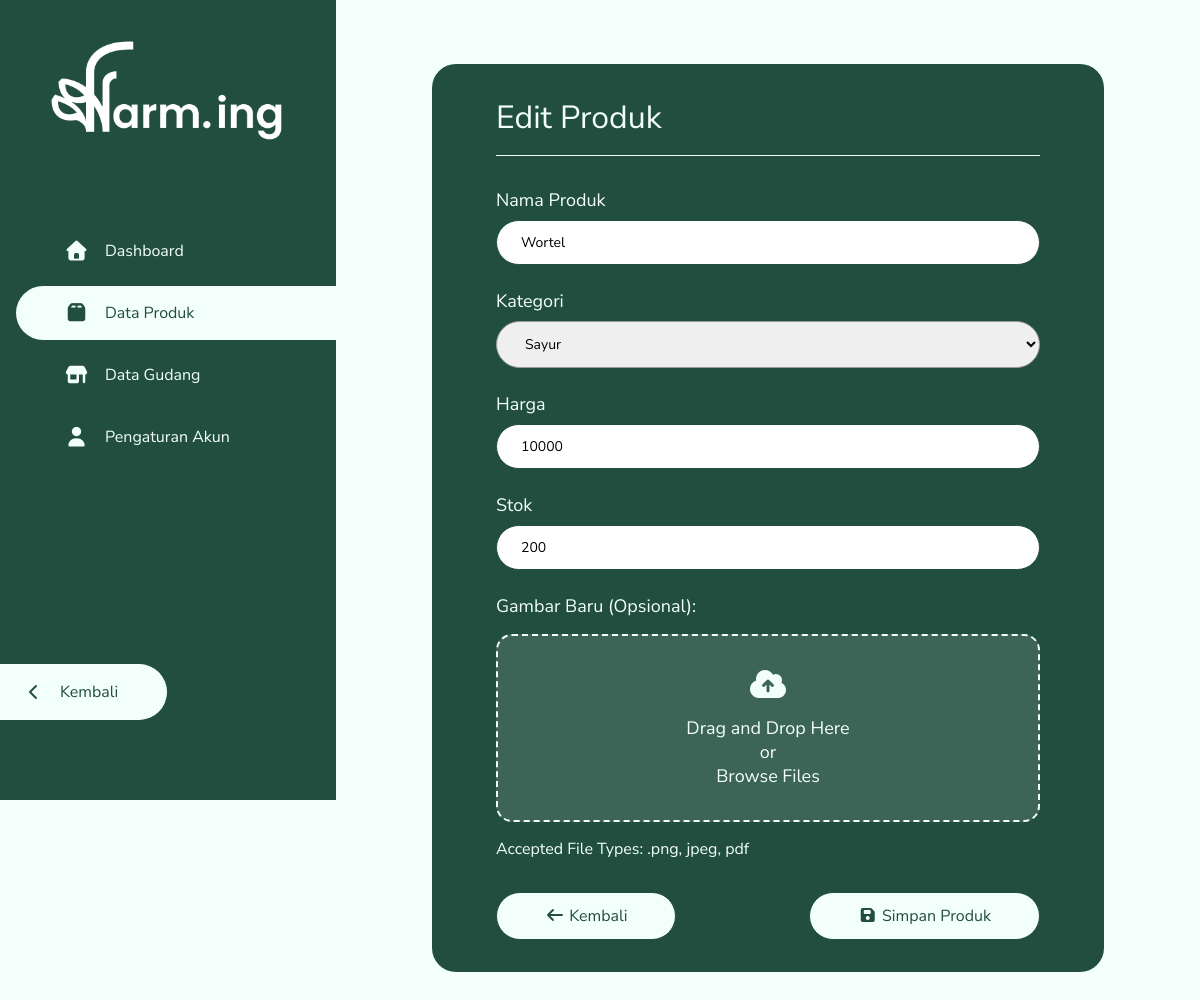
The page /dashboard/admin/produk/kelola/?id=4 (signed in) on the database its author committed.
### tables this page shows
CREATE TABLE `produk` (
  `id_produk` int(11) NOT NULL,
  `nama` varchar(250) NOT NULL,
  `id_kategori` int(11) NOT NULL,
  `stok` int(50) NOT NULL,
  `harga` decimal(50,0) NOT NULL,
  `gambar` varchar(200) NOT NULL
);

CREATE TABLE `kategori` (
  `id_kategori` int(11) NOT NULL,
  `nama_kategori` varchar(20) NOT NULL
);

### functions/products.php (called while the page is built, shortened)
<?php
function ambil_produk_by_id($conn, $id)
{
    $query = 'SELECT * FROM produk WHERE id_produk = ?';
    $stmt = $conn->prepare($query);
    $stmt->bind_param('i', $id);
    $stmt->execute();
    $result = $stmt->get_result();
    $data = $result->fetch_assoc();
    return $data ?: false;
}

### dashboard/admin/produk/kelola/index.php (the view, shortened to what this page needs)
<?php
require_once '../../../../includes/koneksi.php';
$nama = '';
$id_kategori = '';
$stok = '';
$harga = '';
if (isset($_GET['id'])) {
    require_once $_SERVER['DOCUMENT_ROOT'] . NM_FOLDER . '/functions/products.php';
    $id = $_GET['id'];
    $produk = ambil_produk_by_id($conn, $id);
    if ($produk) {
        $nama = $produk['nama'];
        $id_kategori = $produk['id_kategori'];
        $stok = $produk['stok'];
        $harga = $produk['harga'];
    } else {
        echo "<script>alert('Produk Tidak Ditemukan. Harap masukkan ID yang tepat!'); window.location.href='../'</script>";
    }
}
?>
<!DOCTYPE html>
<html lang="en">
<head>
    <link rel="stylesheet" href="../../../../assets/style/global.css">
    <link rel="stylesheet" href="../../../../assets/style/dashboard.css">
    <link rel="stylesheet" href="https://cdnjs.cloudflare.com/ajax/libs/font-awesome/7.0.1/css/all.min.css">
</head>
<body>
    <main class="crud produk">
        <?php require_once '../../../../includes/aside.php'; ?>
        <div class="main">
            <section class="kelola">
                <h2><?= isset($_GET['id']) ? 'Edit' : 'Tambah' ?> Produk</h2>
                <hr>
                <form action="./" method="post" enctype="multipart/form-data">
                    <div class="input-box">
                        <label for="nama" class="input-label">Nama Produk</label>
                        <input type="text" name="nama" id="nama" placeholder="ex: Sawi" value="<?= htmlspecialchars($nama) ?>" required>
                    </div>
                    <div class="input-box">
                        <label for="kategori" class="input-label">Kategori</label>
                        <select class="input-select" name="id_kategori" id="kategori" required>
                            <?php
                            $query_kategori = 'SELECT * FROM kategori';
                            $result_kategori = $conn->query($query_kategori);
                            while ($row_kategori = $result_kategori->fetch_assoc()) {
                            ?>
                                <option value="<?= $row_kategori['id_kategori']; ?>" <?= $id_kategori == $row_kategori['id_kategori'] ? 'selected' : '' ?>>
                                    <?= $row_kategori['nama_kategori']; ?>
                                </option>
                            <?php } ?>
                        </select>
                    </div>
                    <div class="input-box">
                        <label for="harga" class="input-label">Harga</label>
                        <input type="text" name="harga" id="harga" placeholder="ex: 15000" value="<?= htmlspecialchars($harga) ?>" required>
                    </div>
                    <div class="input-box">
                        <label for="stok" class="input-label">Stok</label>
                        <input type="number" name="stok" id="stok" placeholder="ex: 100" value="<?= htmlspecialchars($stok) ?>" required>
                    </div>
                    <div class="input-box">
                        <p class="input-label"><?= isset($_GET['id']) ? 'Gambar Baru (Opsional):' : 'Gambar:' ?></p>
                        <label class="drop-area" id="drop-area" for="gambar">
                            <div id="img-view">
                                <i class="fas fa-cloud-arrow-up"></i>
                                <p>Drag and Drop Here</p>
                                <p>or</p>
                                <p class="browse-files">Browse Files</p>
                            </div>
                        </label>
                        <p>Accepted File Types: .png, jpeg, pdf</p>
                    </div>
                    <div class="btn-group">
                        <a href="../" class="btn btn-light">
                            <i class="fas fa-arrow-left"></i>
                            Kembali
                        </a>
                        <?php
                        if (isset($_GET['id'])){
                        ?>
                        <button type="submit" name="update_produk" class="btn btn-light">
                            <i class="fas fa-floppy-disk"></i>
                            Simpan Produk
                        </button>
                        <?php } ?>
                    </div>
                </form>
            </section>
        </div>
    </main>
</body>
</html>

### assets/style/global.css (style rules this page uses)
:root { --primary: #214E3F; --secondary: #F3FFFA; --alternate: #E2FFF5; --default-transition: cubic-bezier(0.165, 0.84, 0.44, 1); }
* { margin: 0; padding: 0; box-sizing: border-box; scroll-behavior: smooth; font-family: 'Nunito Sans', Arial, sans-serif; }
body { background-color: var(--secondary); font-family: 'Nunito Sans', Arial, sans-serif; }
a { text-decoration: none; }
.btn { padding: 0.75rem 3rem; border-radius: 60px; width: fit-content; display: block; transition: .3s var(--default-transition); cursor: pointer; font-size: 1rem; }
.btn-light { background-color: var(--secondary); color: var(--primary); border: 1px solid var(--primary); }
.input-box input, .input-box select { padding: 0.75rem 1.5rem; border-radius: 2rem; outline: none; border: 1px solid #999; margin-bottom: 1.5rem; width: 100%; font-size: 14px; }
.input-box input:valid { border: 1px solid var(--primary); }
.input-box input::placeholder { color: #828282; }

### assets/style/dashboard.css (style rules this page uses)
main { display: flex; }
main h2 { font-size: 2rem; font-weight: normal; }
main .main { width: 100%; padding: 4rem 6rem; color: var(--primary); }
main.crud section.kelola { background-color: var(--primary); color: var(--secondary); padding: 2rem 4rem; border-radius: 1.5rem; }
main.crud section.kelola hr { border: 0; height: 1px; background-color: var(--secondary); margin: 1rem 0 2rem 0; }
main.crud section.kelola .btn-group { display: flex; justify-content: space-between; gap: 0.5rem; margin-top: 2rem; }
main.crud .input-box label, main.crud .input-box .input-label { display: block; margin-bottom: 0.5rem; font-size: 1.125rem; }
main.crud .input-box .drop-area { border: 2px dashed var(--secondary); border-radius: 1rem; margin: 1rem 0; text-align: center; cursor: pointer; background-color: rgba(255, 255, 255, 0.125); transition: background 0.2s, border-color 0.2s; }
main.crud .input-box .drop-area #img-view { background-size: cover; background-position: center; padding: 2rem; border-radius: inherit; }
main.crud .input-box .drop-area .fas { font-size: 2rem; margin-bottom: 1rem; }

### rows shown on the page
produk: nama "Wortel", id_kategori "Sayur", harga "10000", stok "200"
